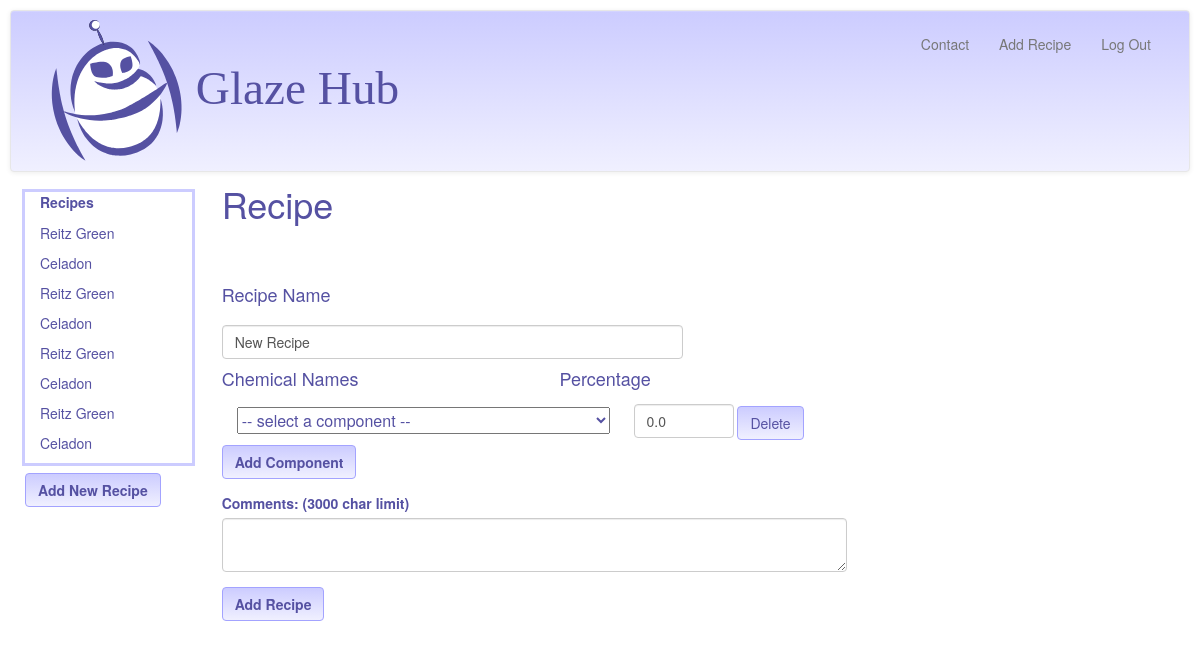
Screenshot of /addRecipe/2 (signed in) with the database file from the repository.
### model.py (models this page shows, shortened)
class Recipe(Base):
    __tablename__ = "recipes"
    id = Column(Integer, primary_key=True)
    recipe_name = Column(String(120))
    user_id = Column(Integer, ForeignKey('users.id'))
    user_notes = Column(String(3000), nullable=True)
    user = relationship("User", backref=backref("recipes", order_by=id))
    @classmethod
    def getRecipeNamesByUserID(cls, user_id):
        return session.query(Recipe).filter_by(user_id=user_id).all()

### glazehub.py (the view)
@app.route("/addRecipe/<int:userViewID>", methods=['GET'])
def showRecipeAddForm(userViewID):
    recipe_name = ""
    price_quote = float(0.00)
    displayRecipes = showUserRecipeList(userViewID)
    chems = model.session.query(model.Chem).all()
    chemNames = [chem.chem_name for chem in chems]
    components = []
    return render_template("add_recipe.html", chem_names=chemNames,
                           user_id=userViewID,
                           displayRecipes=displayRecipes,
                           recipe_name=recipe_name, components=components,
                           price_quote=price_quote)

### glazehub.py (called while the page is built)
def showUserRecipeList(userViewID):
    userLoginID = session["user_id"]
    if checkUserLoginID(userLoginID, userViewID):
        recipes = model.Recipe.getRecipeNamesByUserID(userLoginID)
        return recipes
    else:
        recipes = model.Recipe.getRecipeNamesByUserID(userViewID)
        return recipes

def checkUserLoginID(userLoginID, userViewID):
    if userLoginID != int(userViewID):
        flash("Invalid User ID. Here are your recipes")
        userViewID = userLoginID
        return False

### templates/add_recipe.html (shortened to what this page needs)
{% extends 'base.html' %}
{% block body %}
<div class = "col-sm-2">
	<div class = "col-sm-12" class = "recipe_list" style="outline: 3px solid #ccccff; margin-bottom:10px" >
    	<label class = "control-label" for="userRecipes">
			Recipes
		</label>
		{% for recipe in displayRecipes %}
		<ul style = "margin-top: 6px" class="recipe_names">
			<a class = "recipe_links" href = "/recipecomps/{{recipe.user_id}}/{{recipe.recipe_name }}">
				<li>{{ recipe.recipe_name }}</li></a>
		</ul>
		{% endfor %}
	</div>
	<div class = "row" id = "add_recipe_button">
		<div class = "col-sm-2">
			<a href = "/addRecipe/{{user_id}}">
			<button class ="btn btn-GH" type = "submit" id = "add_recipe">
					<strong>Add New Recipe</strong></button>
			</a>
		</div>
	</div>
</div>
<div class = "col-sm-10" id = "recipe_section" style="margin-top:-2em">
	<h1>Recipe</h1>
	<div id = "compTemplate">
		<div class = "col-sm-12">
		    <select class = "chemlistoptions" name="chem">
		    	<option disabled selected> -- select a component -- </option>
			</select>
			<input class = "form-control percentage" type = "text"
					name="percentage" value = "0.0" style = "margin-left: 20px"/>
			<button class="btn btn-GH delete_comp">Delete</button>
		</div>
	</div>
	<form method=post>
		<div class = "row">
			<div class = "form-group" id = "recipename">
				<div class = "col-sm-6">
					<label class = "control-label" for="recipename" id ="recipename">
						<h4>Recipe Name</h4>
					</label>
					<input class = "form-control" type = "text" id = "recipename"
						name="recipename" value = "New Recipe" />
				</div>
			</div>
		</div>
		<div id = "chemicals">
		<div class = "row">
			<div class = "col-sm-4">
				<h4>Chemical Names</h4>
			</div>
			<div class = "col-sm-2" style="margin-left:10px">
				<h4>Percentage</h4>
			</div>
		</div>
			<div id = "chems_percents_tbl">
			<div class = "col-sm-8" style = "margin-left:10px">
				<div class ="row">
					<button id = "add_component" class ="btn btn-GH" style="margin-top:5px; margin-left:-10px" ><strong>Add Component</strong>
					</button>
				</div>
			</div>
			<div class = "row" id = "addNotes">
			<label class = "col-sm-8 control-label" for="userCommentslbl" id ="userCommentslbl" style = "margin-top:1em">
				Comments: (3000 char limit)
			</label>
			</div>
			<div class = "row">
				<div class = "col-sm-8" id = "userComments">
					<textarea class = "form-control" name = "usercomments" type = "text" maxlength = "3000", id = "usercomments" style = " margin-bottom:10px"></textarea>
				</div>
			</div>
				<div class = "col-sm-8">
					<div class = "row">
							<button class ="btn btn-GH" style="margin-top:5px; " type = "submit" id = "add_recipe" value="Add Recipe">
							<strong>Add Recipe</strong>
							</button>
					</div>
				</div>
		</div>
	</form>
</div>
{% endblock %}

### static/css/style.css (style rules this page uses)
a:link { color:#5551a2; }
body { margin:10px; font-family: "Helvetica Neue", Helvetica, "Segoe UI", Arial, freesans, sans-serif; color:#5551a2; }
.chemlistoptions { display:inline-block; }
.percentage { width:100px; display: inline-block; }
#compTemplate { visibility: hidden; }
ul.recipe_names { list-style-type: none; padding:0 0px; }
input { height:3em; margin-top: 5px; }
.btn-GH { background-image: -webkit-linear-gradient(top, #ccccff 0%, #f0f0ff 100%); background-image: -o-linear-gradient(top, #ccccff 0%, #f0f0ff 100%); background-image: -webkit-gradient(linear, left top, left bottom, from(#ccccff), to(#f0f0ff)); background-image: linear-gradient(to bottom, #ccccff 0%, #f0f0ff 100%); filter: progid:DXImageTransform.Microsoft.gradient(startColorstr='#ffccccff', endColorstr='#fff0f0ff', GradientType=0); filter: progid:DXImageTransform.Microsoft.gradient(enabled = false); background-repeat: repeat-x; border-color: #a3a3ff; color:#5551a2; }
select { font-size: 16; }

### rows the page displays
Recipe: recipe_name "Reitz Green"
Recipe: recipe_name "Celadon"
Recipe: recipe_name "Reitz Green"
Recipe: recipe_name "Celadon"
Recipe: recipe_name "Reitz Green"
Recipe: recipe_name "Celadon"
Recipe: recipe_name "Reitz Green"
Recipe: recipe_name "Celadon"

### other values shown
{{ "Log Out" }} "Log Out"
